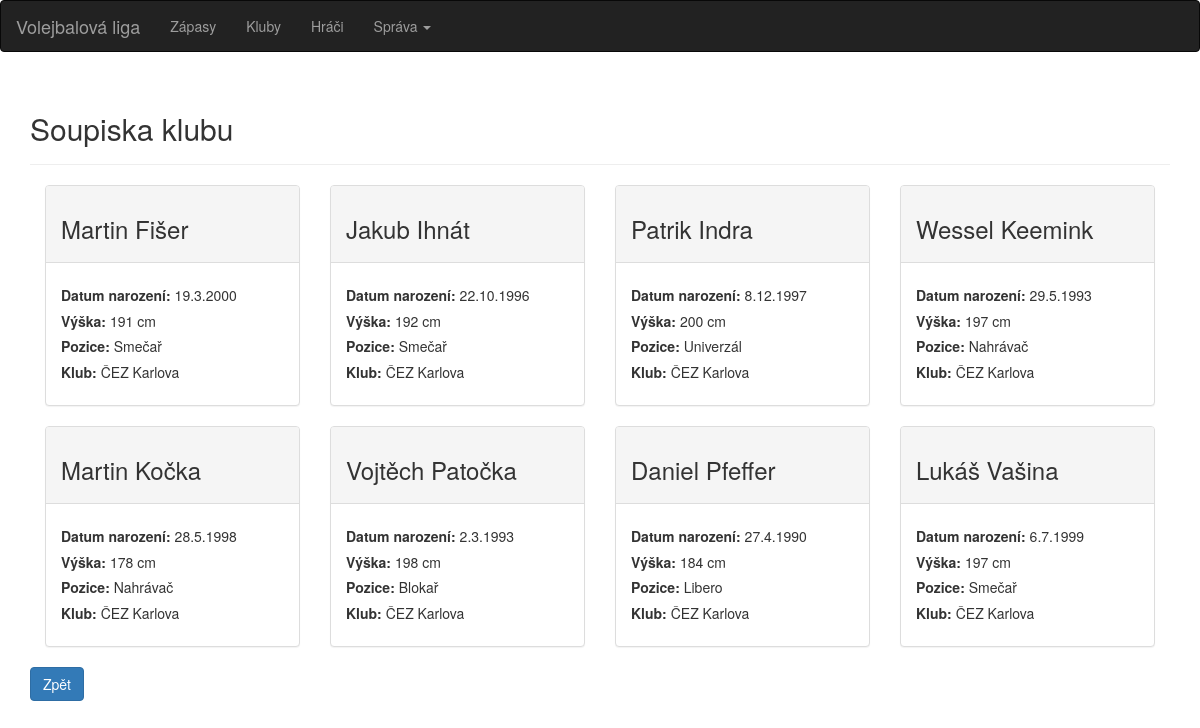
Page /hraci-v-klubu/1/ on the committed database.
### volejbal/models.py (models this page shows, shortened)
class Hrac(models.Model):
    klub = models.ForeignKey('Klub',on_delete=models.CASCADE)
    jmeno = models.CharField(max_length=30)
    prijmeni = models.CharField(max_length=40)
    datum_narozeni = models.DateField()
    pozice = models.CharField(max_length=50)
    vyska = models.IntegerField()

class Klub(models.Model):
    nazev = models.CharField(max_length=100)
    trener = models.ForeignKey('Trener',on_delete=models.CASCADE)
    hala = models.ForeignKey('Hala',on_delete=models.CASCADE)
    def __str__(self):
        return f'{self.nazev}'

### volejbal/views.py (the view)
# urls.py: path('hraci-v-klubu/<int:klub_id>/',volejbal.views.klub_hraci, name='klub_hraci'),
def klub_hraci(request, klub_id):
    try:
        h = Hrac.objects.all().filter(klub_id=klub_id)
    except Hrac.DoesNotExist:
        raise Http404("Hrac does not exist")
    return render(request, 'klub_hraci.html', {'Hraci': h})

### templates/klub_hraci.html
{% extends "base.html" %}
{% block content %}
    <div class="container">
    <div class="page-header">
            <h2>Soupiska klubu</h2>
        </div>
        {% for hrac in Hraci %}
    <div class="col-md-3">
        <div class="panel panel-default">
          <div class="panel-heading">
              <h3>{{ hrac.jmeno }} {{ hrac.prijmeni }}</h3>
          </div>
          <div class="panel-body">
              <h5><strong>Datum narození:</strong> {{ hrac.datum_narozeni|date:"j.n.Y" }}</h5>
              <h5><strong>Výška:</strong> {{ hrac.vyska }} cm</h5>
              <h5><strong>Pozice:</strong> {{ hrac.pozice }}</h5>
              <h5><strong>Klub:</strong> {{ hrac.klub }}</h5>
          </div>
        </div>
    </div>
    {% endfor %}
    </div>
    <div class="container">
    <form>
            <input type="button" class="btn btn-primary" value="Zpět" onclick="history.back()">
        </form>
    </div>
{% endblock %}

### rows in the picture
Hrac: jmeno "Martin", prijmeni "Fišer", datum_narozeni "19.3.2000", vyska "191", pozice "Smečař", klub "ČEZ Karlova"
Hrac: jmeno "Jakub", prijmeni "Ihnát", datum_narozeni "22.10.1996", vyska "192", pozice "Smečař", klub "ČEZ Karlova"
Hrac: jmeno "Patrik", prijmeni "Indra", datum_narozeni "8.12.1997", vyska "200", pozice "Univerzál", klub "ČEZ Karlova"
Hrac: jmeno "Wessel", prijmeni "Keemink", datum_narozeni "29.5.1993", vyska "197", pozice "Nahrávač", klub "ČEZ Karlova"
Hrac: jmeno "Martin", prijmeni "Kočka", datum_narozeni "28.5.1998", vyska "178", pozice "Nahrávač", klub "ČEZ Karlova"
Hrac: jmeno "Vojtěch", prijmeni "Patočka", datum_narozeni "2.3.1993", vyska "198", pozice "Blokař", klub "ČEZ Karlova"
Hrac: jmeno "Daniel", prijmeni "Pfeffer", datum_narozeni "27.4.1990", vyska "184", pozice "Libero", klub "ČEZ Karlova"
Hrac: jmeno "Lukáš", prijmeni "Vašina", datum_narozeni "6.7.1999", vyska "197", pozice "Smečař", klub "ČEZ Karlova"
